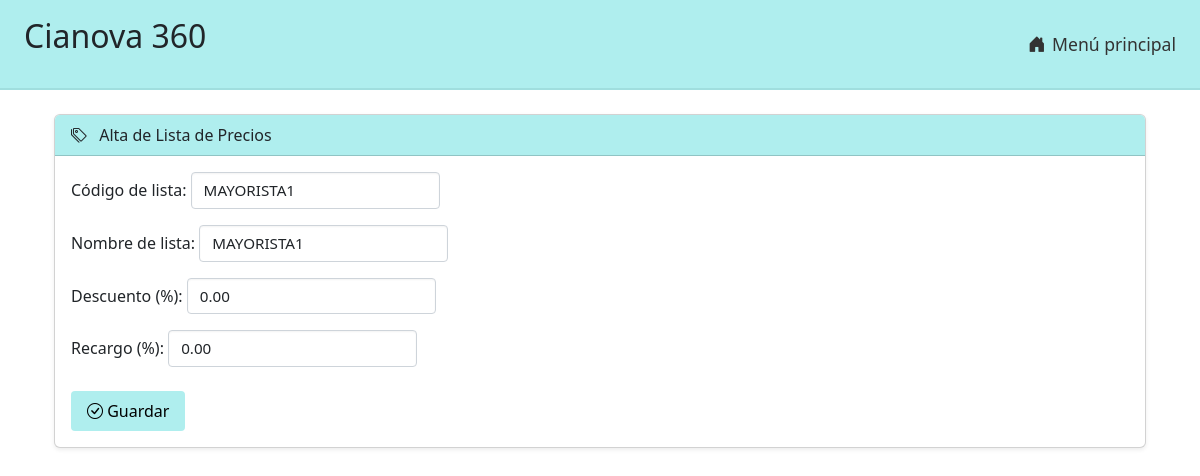
/articulos/precios/editar/MAYORISTA1/, run on the app's committed database.
### articulos/models.py (models this page shows, shortened)
class ListaPrecio(models.Model):
    codlista = models.CharField("Código de lista", max_length=10, primary_key=True)
    nomlista = models.CharField("Nombre de lista", max_length=20)
    dtolista = models.DecimalField("Descuento (%)", max_digits=6, decimal_places=2, default=0)
    reclista = models.DecimalField("Recargo (%)", max_digits=6, decimal_places=2, default=0)

### articulos/views.py (the view)
# urls.py: path('precios/editar/<str:codlista>/', views.editar_precio, name='editar_precio'),
def editar_precio(request, codlista):
    lista = get_object_or_404(ListaPrecio, codlista=codlista)
    if request.method == 'POST':
        form = ListaPrecioForm(request.POST, instance=lista)
        if form.is_valid():
            form.save()
            return redirect('modificar_precio')  # o donde quieras redirigir
    else:
        form = ListaPrecioForm(instance=lista)
    return render(request, 'articulos/precios_agregar.html', {'form': form})

### articulos/forms.py
class ListaPrecioForm(forms.ModelForm):
    class Meta:
        model = ListaPrecio
        fields = ['codlista', 'nomlista', 'dtolista', 'reclista']
        widgets = {
            'codlista': forms.TextInput(attrs={'class': 'input-cianova', 'maxlength': 10}),
            'nomlista': forms.TextInput(attrs={'class': 'input-cianova', 'maxlength': 20}),
            'dtolista': forms.NumberInput(attrs={'class': 'input-cianova', 'step': '0.01'}),
            'reclista': forms.NumberInput(attrs={'class': 'input-cianova', 'step': '0.01'}),
        }

### articulos/templates/articulos/precios_agregar.html (shortened to what this page needs)
{% extends "base.html" %}
{% block content %}
<div class="container mt-4">
  <div class="card shadow-sm">
    <div class="card-header" style="background-color: rgb(175,238,238); color: #212529;">
      <i class="bi bi-tags me-2"></i> Alta de Lista de Precios
    </div>
    <div class="card-body">
      <form method="post" class="form-inst">
        <div class="mb-3">
          {{ form.codlista.label_tag }}
          {{ form.codlista }}
        </div>
        <div class="mb-3">
          {{ form.nomlista.label_tag }}
          {{ form.nomlista }}
        </div>
        <div class="mb-3">
          {{ form.dtolista.label_tag }}
          {{ form.dtolista }}
        </div>
        <div class="mb-3">
          {{ form.reclista.label_tag }}
          {{ form.reclista }}
        </div>
        <div class="text-start mt-4">
		  <button type="submit" class="boton-guardar">
              <i class="bi bi-check-circle"></i> Guardar
          </button>
        </div>
      </form>
    </div>
  </div>
</div>
{% endblock %}

### static/css/cianova.css (style rules this page uses)
.input-cianova { max-width: 100%; border-radius: 4px; font-size: 0.95rem; padding: 0.375rem 0.75rem; border: 1px solid #ced4da; background-color: #fff; color: #212529; box-shadow: inset 0 1px 2px rgba(0, 0, 0, 0.05); transition: border-color 0.15s ease-in-out, box-shadow 0.15s ease-in-out; text-transform: uppercase; }
.boton-guardar { background-color: rgb(175, 238, 238); color: #000; border: none; padding: 0.5rem 1rem; font-family: 'Segoe UI', Tahoma, Geneva, Verdana, sans-serif; font-size: 1rem; border-radius: 0.25rem; transition: background-color 0.3s ease; }

### data on the page
ListaPrecio: codlista "MAYORISTA1", nomlista "MAYORISTA1", dtolista "0.00", reclista "0.00"
